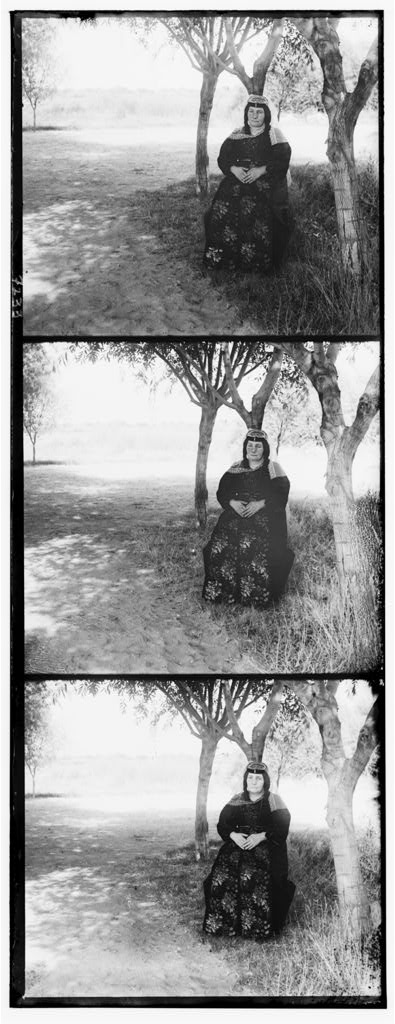
#> input picture Project-1/images/01597v.jpg, 395 x 1024 px
$ python align_images.py
#> lines starting #> are read from the running program, lines starting #| are printed output that depends on the picture
### Project-1/fig_plots.py
from matplotlib import pyplot as plt

import cv2
import numpy as np


# [35 lines left out: function plot_bgr, not called in this run]


def plot_fig(img):
    '''
    Plot single image in BGR colorspace

    Args:
        img: array - image to be plotted

    Returns:
        None
    '''

    plt.figure()
    plt.imshow(cv2.cvtColor(img, cv2.COLOR_BGR2RGB))
    plt.title('Image')
    plt.xticks([]), plt.yticks([])

    return

### Project-1/align_images.py
from matplotlib import pyplot as plt
from fig_plots import plot_bgr, plot_fig

import cv2
import numpy as np
import pdb


def detect_edges(img):
    '''
    Detects the border of the image based on the difference of the white outer
    space and the black border.

    Args:
        img: array - image to be cropped

    Returns:
        t, b: int - top and bottom crop limits
        l, r: int - left and right crop limits
    '''

    h, w = img.shape

    black_threshold = 50
    counter_threshold = w * 0.8
    t, b = 0, 0
    l, r = 0, 0

    tl_found = 0
    for i in range(h):
        t_counter = 0
        l_found = 0
        for j in range(w):
            if img[i, j] < black_threshold:
                t_counter += 1
                if not l_found:
                    l_found = 1
                    l = j
            else:
                t_counter

            if t_counter > counter_threshold:
                t = i
                tl_found = 1
                break

        if tl_found:
            break

    br_found = 0
    for i in range(h - 1, 0, -1):
        b_counter = 0
        r_found = 0
        for j in range(w - 1, 0, -1):
            if img[i, j] < black_threshold:
                b_counter += 1
                if not r_found:
                    r_found = 1
                    r = j
            else:
                b_counter

            if b_counter > counter_threshold:
                b = i
                br_found = 1
                break

        if br_found:
            break

    return t, b, l, r


def align_bg(img_b, img_g):
    '''
    Aligns green channel to blue channel

    Args:
        img_b: array - image of blue channel
        img_g: array - image of green channel

    Returns:
        im2_w_roll: array - aligned green channel
    '''

    h, w = img_b.shape[:2]
    t = int(h / 3)
    b = int(h * 2 / 3)
    l = int(w / 3)
    r = int(w * 2 / 3)
    t, b = 0, -1
    l, r = 0, -1

    im1 = img_b[t:b, l:r, 0]
    im2 = img_g[t:b, l:r, 1]

    h_roll, w_roll = find_min_err(im1, im2, 50)

    im2_h_roll = np.roll(img_g, h_roll, axis=0)
    im2_w_roll = np.roll(im2_h_roll, w_roll, axis=1)

    return im2_w_roll[:, :, 1]


def align_br(img_b, img_r):
    '''
    Aligns red channel to blue channel

    Args:
        img_b: array - image of blue channel
        img_r: array - image of red channel

    Returns:
        im2_w_roll: array - aligned red channel
    '''

    h, w = img_b.shape[:2]

    # ignore the borders
    t = int(0.2 * h)
    l = int(0.2 * w)
    im1 = img_b[t:-t, l:-l, 0]
    im2 = img_r[t:-t, l:-l, 2]

    h_roll, w_roll = find_min_err(im1, im2, 50)

    im2_h_roll = np.roll(img_r, h_roll, axis=0)
    im2_w_roll = np.roll(im2_h_roll, w_roll, axis=1)

    return im2_w_roll[:, :, 2]


def find_min_err(im1, im2, roll_lim=50):
    '''
    Calculates the number of pixels to be rolled along each axis such that the
    error between the compared figures is minimum

    Args:
        im1, im2: arrays - images to be compared
        roll_lim: int - roll window [default = 50 px]

    Returns:
        h_roll: int - pixels need to be rolled along height of the image
        w_roll:  int - pixels need to be rolled along width of the image
    '''

    min_err = 1e100
    min_h_roll, min_w_roll = 0, 0
    for h_roll in range(-roll_lim, roll_lim, 1):
        im2_h_roll = np.roll(im2, h_roll, axis=0)
        for w_roll in  range(-roll_lim, roll_lim, 1):
            im2_w_roll = np.roll(im2_h_roll, w_roll, axis=1)
            err = np.sum(pow(im1 - im2_w_roll, 2))
            if err < min_err:
                min_err = err
                min_h_roll, min_w_roll = h_roll, w_roll

    return min_h_roll, min_w_roll


if __name__ == '__main__':
    img_full = cv2.imread('images/01597v.jpg', 0)
#> img_full is the input picture: shape (1024, 395); min 0, max 255, mean 152

    # crop the original image to remove outer white border
    t, b, l, r = detect_edges(img_full)
#> t = 11; b = 1007; l = 10; r = 386
    img = img_full[t:b, l:r]

    # plt.imshow(img)
    # plt.show()

    # pdb.set_trace()

    img_h, img_w = img.shape
#> img_h = 996; img_w = 376
    split_h = int(img_h / 3)
#> split_h = 332

    img_b = np.zeros((split_h, img_w, 3), 'uint8')
    img_g = np.zeros((split_h, img_w, 3), 'uint8')
    img_r = np.zeros((split_h, img_w, 3), 'uint8')

    img_b[:, :, 0] = img[:split_h, :]
    img_g[:, :, 1] = img[split_h:split_h * 2, :]
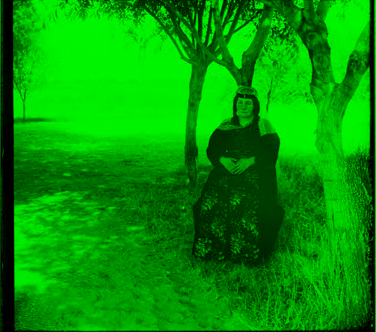
#> img_g: shape (332, 376, 3); mean of channels 0, 1, 2 0, 150.7, 0; drawn as B, G, R
    img_r[:, :, 2] = img[split_h * 2:split_h * 3, :]

    img_bgr_raw = np.zeros((split_h, img_w, 3), 'uint8')
    img_bgr_raw[:, :, 0] = img_b[:, :, 0]
    img_bgr_raw[:, :, 1] = img_g[:, :, 1]
    img_bgr_raw[:, :, 2] = img_r[:, :, 2]


    img_bgr = np.zeros((split_h, img_w, 3), 'uint8')
    img_bgr[:, :, 0] = img_b[:, :, 0]
    img_bgr[:, :, 1] = align_bg(img_b, img_g)
#> after the loop in find_min_err, `for h_roll in range(-roll_lim, roll_lim, 1):`:
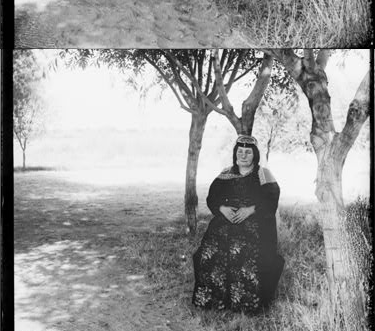
#> im2_h_roll: shape (331, 375); min 0, max 255, mean 150.9
#> after the loop in find_min_err, `for h_roll in range(-roll_lim, roll_lim, 1):`: min_err = 10961774; min_h_roll = -2; min_w_roll = -1
#> in align_bg, `h_roll, w_roll = find_min_err(im1, im2, 50)`: h_roll = -2; w_roll = -1
    img_bgr[:, :, 2] = align_br(img_b, img_r)
#> in align_br, `im2 = img_r[t:-t, l:-l, 2]`:
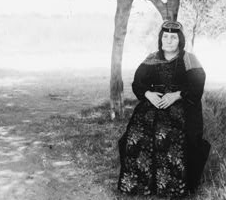
#> im2: shape (200, 226); min 0, max 255, mean 144.6
#> call 2 of find_min_err, with roll_lim = 50
#> after the loop in find_min_err (call 2), `for h_roll in range(-roll_lim, roll_lim, 1):`:
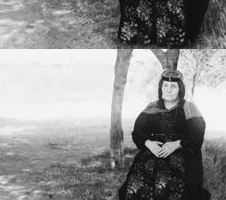
#> im2_h_roll: shape (200, 226); min 0, max 255, mean 144.6
#> after the loop in find_min_err (call 2), `for h_roll in range(-roll_lim, roll_lim, 1):`: min_err = 3566826; min_h_roll = -2; min_w_roll = 1
#> in align_br, `h_roll, w_roll = find_min_err(im1, im2, 50)`: h_roll = -2; w_roll = 1
#> in align_br, `im2_w_roll = np.roll(im2_h_roll, w_roll, axis=1)`:
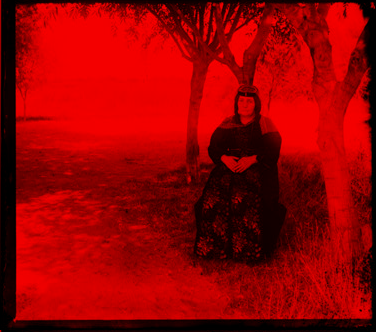
#> im2_w_roll: shape (332, 376, 3); mean of channels 0, 1, 2 0, 0, 150.9; drawn as B, G, R
#> in align_br, `return im2_w_roll[:, :, 2]`:
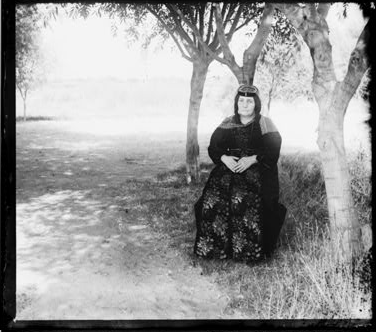
#> returned value: shape (332, 376); min 0, max 255, mean 150.9
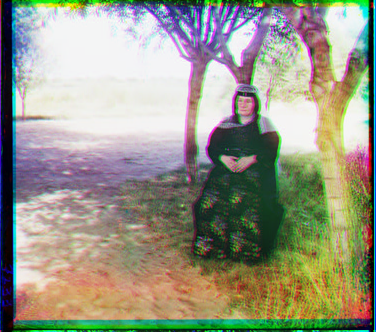
#> img_bgr: shape (332, 376, 3); mean of channels 0, 1, 2 133.6, 150.7, 150.9; drawn as B, G, R
    # b_h_roll, b_w_roll = align_bg(img_b, img_g)

    plot_fig(img_bgr)
    # [10 lines of commented-out code are left out]

    plt.show()

$ run again, with Project-1/images/00056v.jpg copied over Project-1/images/01597v.jpg
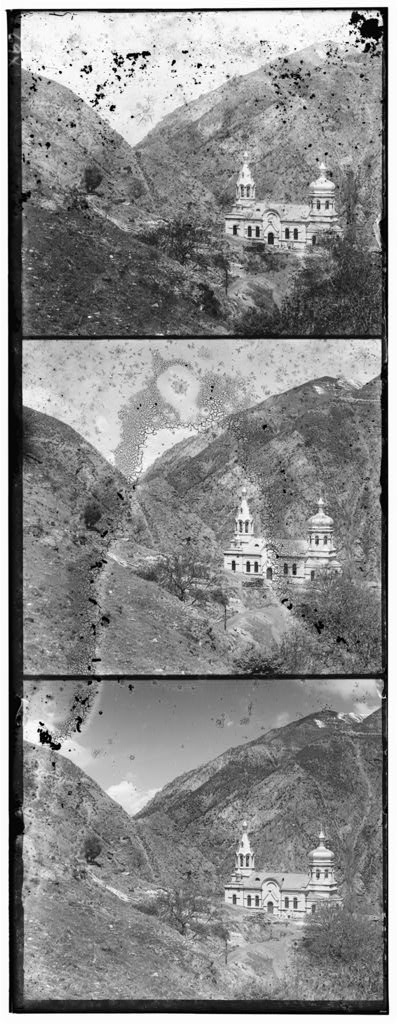
#> input picture Project-1/images/00056v.jpg, 398 x 1024 px
#> img_full is the input picture: shape (1024, 398); min 0, max 255, mean 138.2
#> `t, b, l, r = detect_edges(img_full)`: t = 9; b = 1012; l = 14; r = 388
#> after the loop in find_min_err, `for h_roll in range(-roll_lim, roll_lim, 1):`: min_err = 12761289; min_h_roll = -49; min_w_roll = -1
#> in align_bg, `h_roll, w_roll = find_min_err(im1, im2, 50)`: h_roll = -49; w_roll = -1
#> after the loop in find_min_err (call 2), `for h_roll in range(-roll_lim, roll_lim, 1):`:
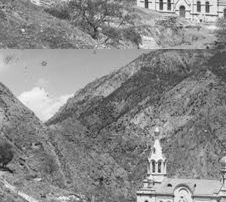
#> im2_h_roll: shape (202, 226); min 19, max 255, mean 138.7
#> after the loop in find_min_err (call 2), `for h_roll in range(-roll_lim, roll_lim, 1):`: min_err = 4656944; min_h_roll = -1; min_w_roll = 1
#> in align_br, `h_roll, w_roll = find_min_err(im1, im2, 50)`: h_roll = -1; w_roll = 1
#> `img_bgr[:, :, 2] = align_br(img_b, img_r)`:
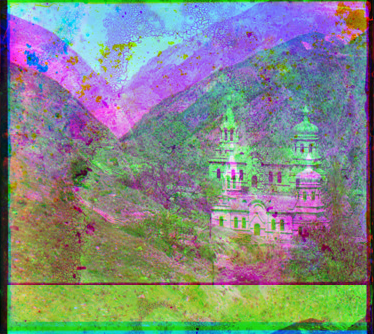
#> img_bgr: shape (334, 374, 3); mean of channels 0, 1, 2 134.2, 135.8, 129; drawn as B, G, R

$ run again, with Project-1/images/00125v.jpg copied over Project-1/images/01597v.jpg
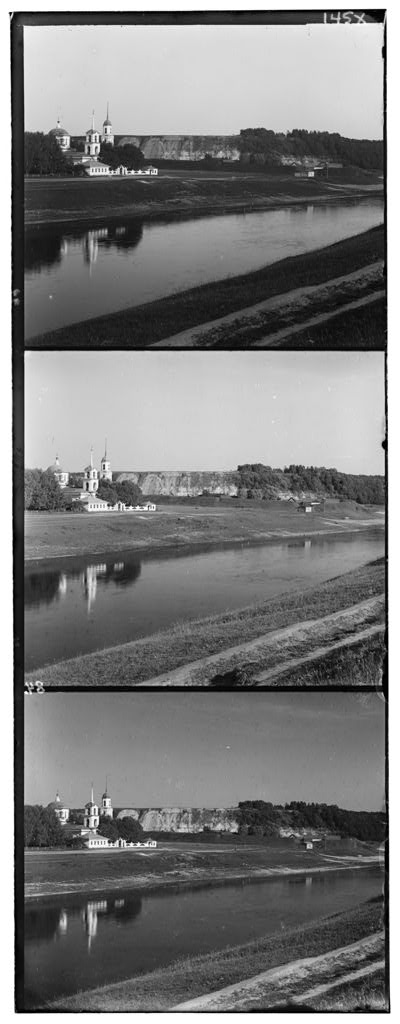
#> input picture Project-1/images/00125v.jpg, 400 x 1024 px
#> img_full is the input picture: shape (1024, 400); min 0, max 255, mean 124.2
#> `t, b, l, r = detect_edges(img_full)`: t = 12; b = 1012; l = 10; r = 389
#> after the loop in find_min_err, `for h_roll in range(-roll_lim, roll_lim, 1):`: min_err = 10829036; min_h_roll = 9; min_w_roll = -1
#> in align_bg, `h_roll, w_roll = find_min_err(im1, im2, 50)`: h_roll = 9; w_roll = -1
#> after the loop in find_min_err (call 2), `for h_roll in range(-roll_lim, roll_lim, 1):`:
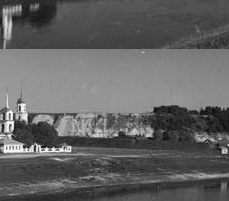
#> im2_h_roll: shape (201, 229); min 3, max 255, mean 98.9
#> after the loop in find_min_err (call 2), `for h_roll in range(-roll_lim, roll_lim, 1):`: min_err = 4532683; min_h_roll = 49; min_w_roll = 45
#> in align_br, `h_roll, w_roll = find_min_err(im1, im2, 50)`: h_roll = 49; w_roll = 45
#> `img_bgr[:, :, 2] = align_br(img_b, img_r)`:
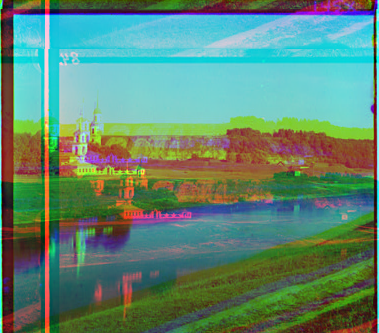
#> img_bgr: shape (333, 379, 3); mean of channels 0, 1, 2 114.1, 134.6, 94.6; drawn as B, G, R

$ run again, with Project-1/images/00163v.jpg copied over Project-1/images/01597v.jpg
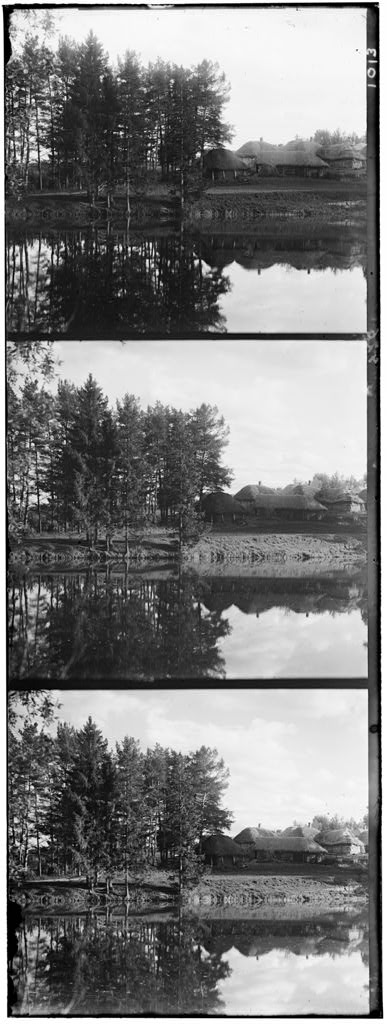
#> input picture Project-1/images/00163v.jpg, 387 x 1024 px
#> img_full is the input picture: shape (1024, 387); min 0, max 255, mean 125.1
#> `t, b, l, r = detect_edges(img_full)`: t = 4; b = 1016; l = 15; r = 382
#> after the loop in find_min_err, `for h_roll in range(-roll_lim, roll_lim, 1):`: min_err = 11240644; min_h_roll = -7; min_w_roll = 1
#> in align_bg, `h_roll, w_roll = find_min_err(im1, im2, 50)`: h_roll = -7; w_roll = 1
#> in align_br, `h_roll, w_roll = find_min_err(im1, im2, 50)`: h_roll = -12; w_roll = 1
#> `img_bgr[:, :, 2] = align_br(img_b, img_r)`:
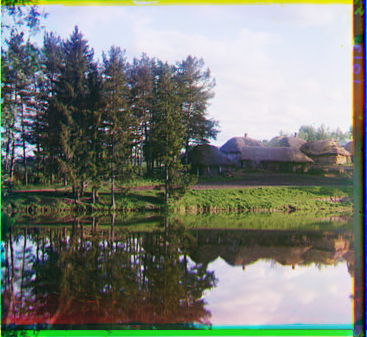
#> img_bgr: shape (337, 367, 3); mean of channels 0, 1, 2 117.9, 127, 122.2; drawn as B, G, R
